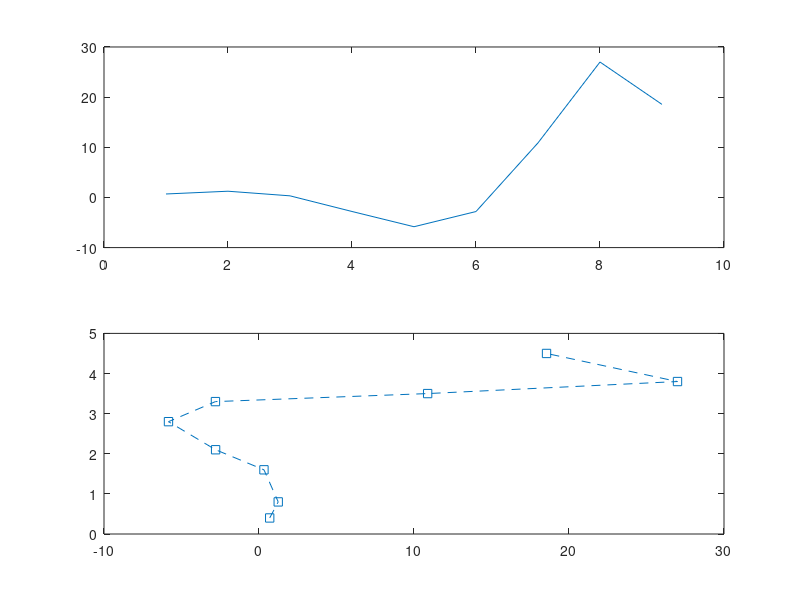

MATLAB code for this plot:
clc;
clear;
P = [0.69 1.24 0.32 -2.8 -5.84 -2.81 10.88 27.00 18.55];
Q = [0.40 0.80 1.6 2.1 2.8 3.3 3.5 3.8 4.5];
figure(1)
subplot(2,1,1)
plot(P)
figure(1)
subplot(2,1,2)
plot(P,Q,'--s')
